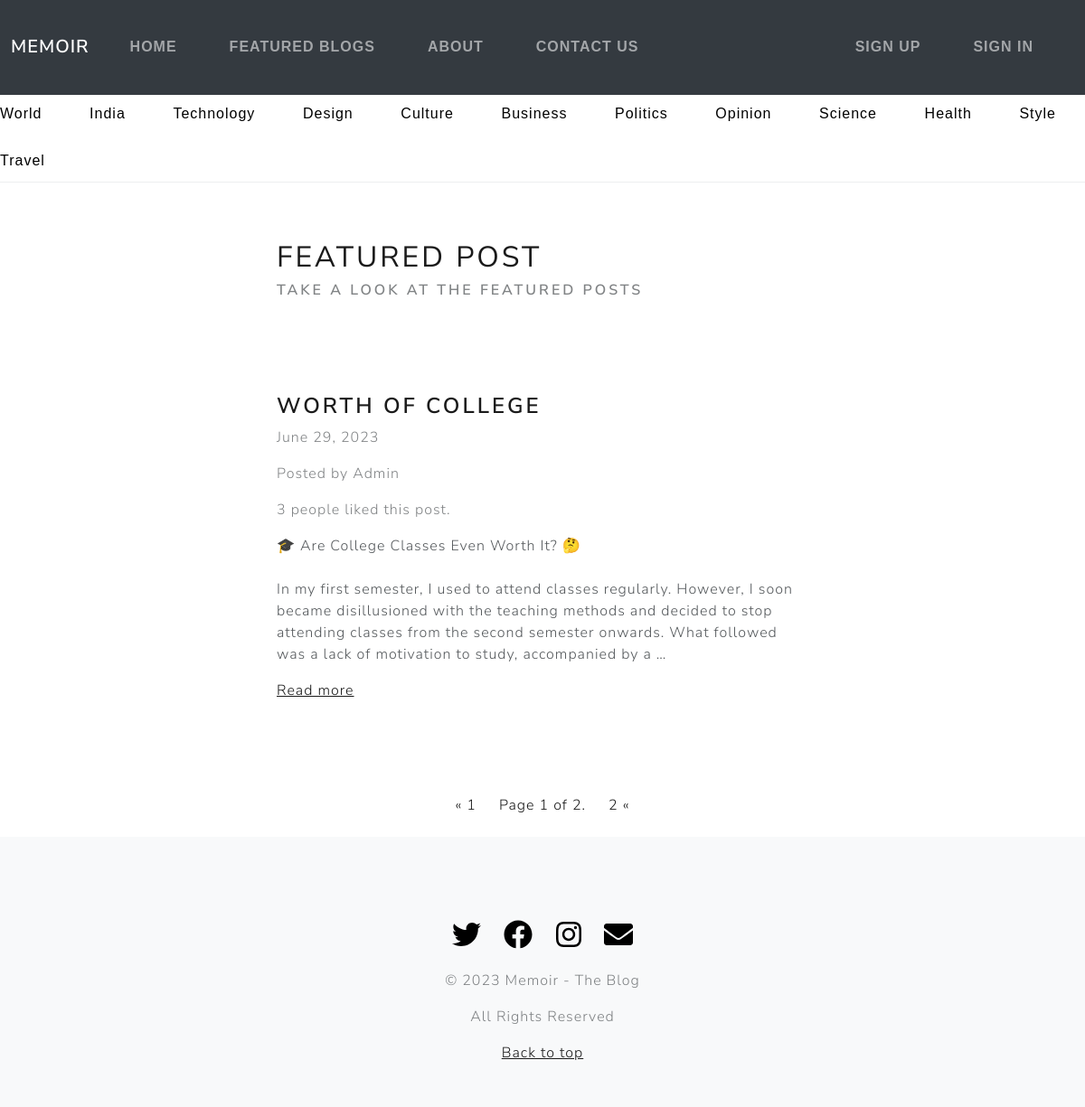
/featured/, run on the app's committed database.
### app_blog/models.py (models this page shows)
class Article(models.Model):
    title = models.CharField(max_length=255)
    content = HTMLField()
    date = models.DateField(auto_now_add=True)
    author = models.ForeignKey(User, on_delete=models.CASCADE)
    likes = models.ManyToManyField(User, related_name='likes', blank=True)
    featured = models.BooleanField(default=False)
    world = models.BooleanField(default=False)
    india = models.BooleanField(default=False)
    technology = models.BooleanField(default=False)
    design = models.BooleanField(default=False)
    culture = models.BooleanField(default=False)
    business = models.BooleanField(default=False)
    politics = models.BooleanField(default=False)
    opinion = models.BooleanField(default=False)
    science = models.BooleanField(default=False)
    health = models.BooleanField(default=False)
    style = models.BooleanField(default=False)
    travel = models.BooleanField(default=False)

### app_blog/views.py (the view)
# urls.py: path('featured/', Featured.as_view(), name='featured'),
class Featured(ListView):
    model = Article
    queryset = Article.objects.filter(featured = True).order_by('-date')
    template_name = 'blog/featured.html'
    paginate_by = 1

### app_blog/templates/blog/featured.html (shortened to what this page needs)
{% extends 'blog/base.html' %}
{% block content  %}
    <div class="row">
        <div class="col-md-6 col-12 mx-md-auto mx-3 mt-5 mb-5">
            <h1 class="fw-bolder">Featured Post</h1>
            <h5 class="text-muted" >Take a look at the featured posts</h5>
        </div>
    </div>
    {% for object in object_list  %}
    <div class="row">
        <div class="col-md-6 col-12 mx-md-auto mx -3 mt-5 mb-5">
            <h3 class="fw-bold">{{ object.title }}</h3>
            <p class="text-muted">{{ object.date }}</p>
            <p class="text-muted">Posted by {{ object.author.username }}</p>
            {% if object.likes.count == 1 %}
                <p class="text-muted">{{ object.likes.count }} people likes this post.</p>
            {% else %}
                <p class="text-muted">{{ object.likes.count }} people liked this post.</p>
            {% endif %}
            <div class="my-3">
                {{ object.content|truncatewords_html:50|safe}}
            </div>
            <a href="{% url 'detail_article' object.id %}">Read more</a>
        </div>
    </div>
    {% endfor %}
    <nav>
        <ul class="pagination">
            <div class="mx-auto d-flex flex-row mt-5">
                {% if page_obj.has_previous %}
                    <li class="page-item">
                        <a class="page-link" href="?page={{ page_obj.previous_page_number }}">{{ page_obj.previous_page_number }}</a>
                    </li>
                {% else %}
                    <li class="page-item">
                        <a class="page-link" href="?page=1">&laquo; 1</a>
                    </li>
                {% endif %}
                <li class="page-item">
                    <a class="page-link" href="#">Page {{ page_obj.number }} of {{ page_obj.paginator.num_pages }}.</a>
                </li>
                {% if page_obj.has_next %}
                    <li class="page-item">
                        {% if page_obj.next_page_number == page_obj.paginator.num_pages %}
                            <a class="page-link" href="?page={{ page_obj.paginator.num_pages }}">{{ page_obj.paginator.num_pages}} &laquo;</a>
                        {% else %}
                        <a class="page-link" href="?page={{ page_obj.next_page_number }}">{{ page_obj.next_page_number }}</a>
                        {% endif %}
                    </li>
                {% endif %}
            </div>
        </ul>
    </nav>
    <footer class="py-5 text-center text-body-secondary bg-body-tertiary" id="footer">
        <br>
        <div class="container-fluid">
            <a href="https://twitter.com/"><i class="fab fa-brands fa-twitter fa-2x social"></i></a>
            <a href="https://www.facebook.com/"><i class="fab fa-brands fa-facebook fa-2x social"></i></a>
            <a href="https://www.instagram.com/"><i class="fab fa-brands fa-instagram fa-2x social"></i></a>
            <a href="https://mail.google.com/"><i class="fas fa-solid fa-envelope fa-2x social"></i></a>
            <p>© 2023 Memoir - The Blog </p>
            <p>All Rights Reserved</p>
            <p class="mb-0">
                <a href="#">Back to top</a>
            </p>
        </div>
    </footer>
{% endblock content %}

### app_blog/templates/blog/base.html (style rules this page uses)
.social { margin: 20px 10px; color: black; }

### data on the page
Article: title "WORTH OF COLLEGE", date "June 29, 2023", author.username "Admin", likes.count "3", content "🎓 Are College Classes Even Worth It? 🤔 In my first semester, I used to attend classes regularly. However, I soon became disillusioned with the teaching methods and decided to stop attending classes from the second semester onwards. What followed was a lack of motivation to study, accompanied by a …"

### other printed values
{{ page_obj.number }} "1"
{{ page_obj.paginator.num_pages }} "2"
